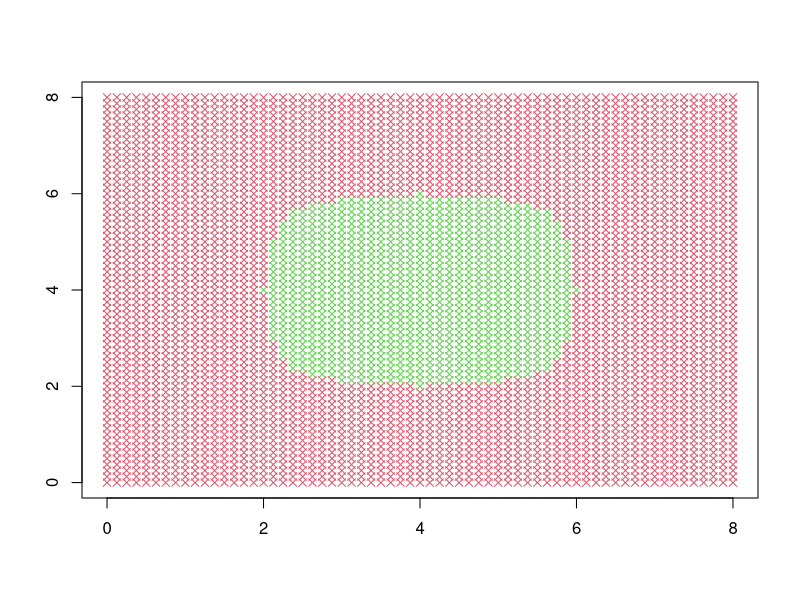

Reproduce this figure in R.
square<-c()
for (i in 0:64)
{
  for (j in 0:64)
  {
    square<-rbind(square, c(i/8, j/8))
  }
}


square<-cbind(square, abs(8-square[,1]), abs(8-square[,2]))
dist<-c()
distfromcenter<-c()
for (x in 1:nrow(square))
{
  dist<-c(dist,min(square[x,]))
  distfromcenter<-c(distfromcenter,sqrt((square[x,1]-4)^2+(square[x,2]-4)^2))
}
square<-cbind(square, dist, distfromcenter)

plot(square, col=(square[,5]>=square[,6])+10, pch=4)
sum(square[,5]>=square[,6])/nrow(square)

